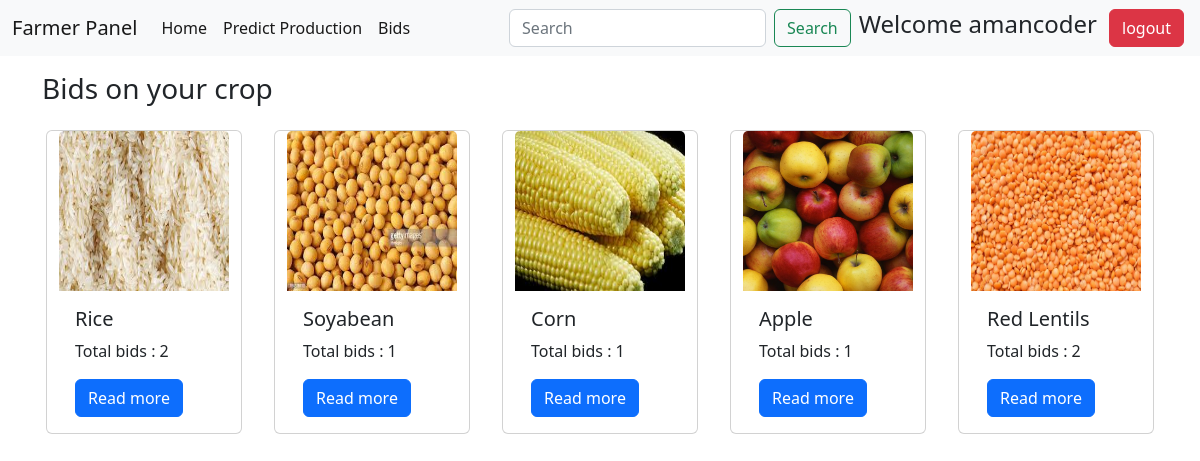
The page /farmer/bids/ (signed in) on the database its author committed.
### farmer/models.py (models this page shows, shortened)
class Product(models.Model):
    id = models.AutoField(primary_key=True)
    farmer = models.ForeignKey(UserProfile,on_delete = models.CASCADE)
    title = models.CharField(max_length=250,null=True,blank=True)
    crop_img = models.ImageField(upload_to="crop_img")
    crop_name = models.CharField(max_length=150)
    quantity = models.PositiveIntegerField()
    price = models.PositiveBigIntegerField()
    quality = models.CharField(choices=crop_quality_choice,max_length=30,null=True,blank=True)
    def __str__(self):
        return self.crop_name

### farmer/views.py (the view)
# urls.py: path("bids/",fetchallbids),
def fetchallbids(request):
    userProfile = UserProfile.objects.get(user = request.user)
    if userProfile.user_type == "Farmer":
        lst = []
        userProfile = UserProfile.objects.get(user=request.user)
        allbids = Bid.objects.filter(farmer=userProfile)
        dic = {}
        for l in allbids:
            if l.crop.crop_name in dic:
                dic[l.crop.crop_name]['count'] += 1
            else:
                dic[l.crop.crop_name] = {'crop':l.crop,'count':1}
        print(dic)
        return render(request,"farmersbids.html",{"bids":lst,"crops":dic})
    else:
        return HttpResponse("Not a valid user")

### templates/farmersbids.html
{% extends 'farmerbase.html' %}
{% block body %}
    <div class="container">
        <h3 class="my-3">Bids on your crop</h3>
        <div class="crops row">
            {% for crop,value in crops.items %}
            <div class="card my-2 mx-3 col"  style="width: 18rem;">
                <img style="height: 10rem;" src="{{value.crop.crop_img.url}}" class="card-img-top" alt="...">
                <div class="card-body">
                  <h5 class="card-title">{{crop}}</h5>
                    <p>Total bids : {{value.count}}</p>
                <a class="btn btn-primary" href="/farmer/crop/{{value.crop.id}}/">Read more</a>
                </div>
              </div>
            {% endfor %}
        </div>
    </div>
{% endblock body %}

### templates/farmerbase.html (shortened to what this page needs)
<!DOCTYPE html>
<html lang="en">
<head>
    <link href="https://cdn.jsdelivr.net/npm/bootstrap@5.2.0/dist/css/bootstrap.min.css" rel="stylesheet">
</head>
<body>
    <nav class="navbar navbar-expand-lg bg-light">
        <div class="container-fluid">
          <a class="navbar-brand" href="/farmer/page">Farmer Panel</a>
          <div class="collapse navbar-collapse" id="navbarSupportedContent">
            <ul class="navbar-nav me-auto mb-2 mb-lg-0">
              <li class="nav-item">
                <a class="nav-link active" aria-current="page" href="/farmer/page">Home</a>
              </li>
              <li class="nav-item">
                <a class="nav-link active" aria-current="page" href="/farmer/predict">Predict Production</a>
              </li>
              <li class="nav-item">
                <a class="nav-link active" aria-current="page" href="/farmer/bids">Bids</a>
              </li>
            </ul>
            <form class="d-flex" role="search">
              <input class="form-control me-2" type="search" placeholder="Search" aria-label="Search">
              <button class="btn btn-outline-success" type="submit">Search</button>
            </form>
            {% if user.is_authenticated %}
              <h4 class="mx-2">Welcome {{user.username}}</h4>
              <form class="d-flex">
                <a class="btn btn-danger mx-1" href="/account/logout" type="submit">logout</a>
              </form>
            {% endif %}
          </div>
        </div>
      </nav>
      {% block body %}{% endblock body %}
</body>
</html>

### rows shown on the page
Product: crop.crop_img (picture), crop_name "Rice", count "2"
Product: crop.crop_img (picture), crop_name "Soyabean", count "1"
Product: crop.crop_img (picture), crop_name "Corn", count "1"
Product: crop.crop_img (picture), crop_name "Apple", count "1"
Product: crop.crop_img (picture), crop_name "Red Lentils", count "2"

### other values the page prints
{{ user.username }} "amancoder"
